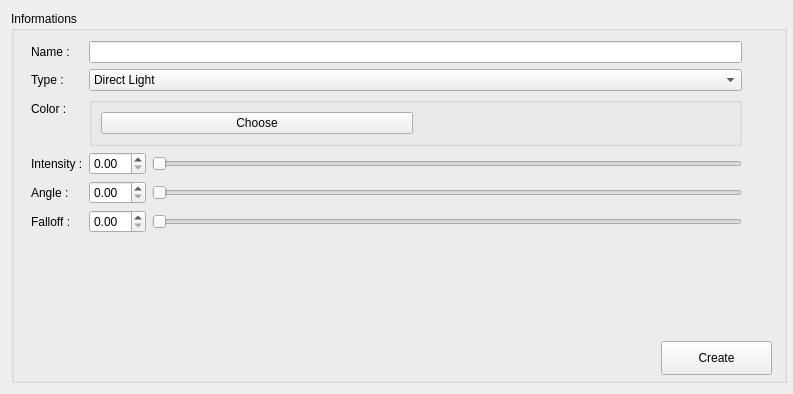
<?xml version="1.0" encoding="UTF-8"?>
<ui version="4.0">
 <class>LightCreator</class>
 <widget class="QWidget" name="LightCreator">
  <property name="geometry">
   <rect>
    <x>0</x>
    <y>0</y>
    <width>793</width>
    <height>394</height>
   </rect>
  </property>
  <property name="sizePolicy">
   <sizepolicy hsizetype="Preferred" vsizetype="Preferred">
    <horstretch>0</horstretch>
    <verstretch>0</verstretch>
   </sizepolicy>
  </property>
  <property name="windowTitle">
   <string>Form</string>
  </property>
  <layout class="QVBoxLayout" name="verticalLayout">
   <property name="rightMargin">
    <number>6</number>
   </property>
   <item>
    <widget class="QGroupBox" name="groupBox">
     <property name="title">
      <string>Informations </string>
     </property>
     <widget class="QWidget" name="formLayoutWidget">
      <property name="geometry">
       <rect>
        <x>10</x>
        <y>30</y>
        <width>761</width>
        <height>251</height>
       </rect>
      </property>
      <layout class="QFormLayout" name="formLayout">
       <property name="leftMargin">
        <number>10</number>
       </property>
       <property name="rightMargin">
        <number>40</number>
       </property>
       <item row="0" column="0">
        <widget class="QLabel" name="name_lab">
         <property name="text">
          <string>Name : </string>
         </property>
        </widget>
       </item>
       <item row="0" column="1">
        <widget class="QLineEdit" name="lineEdit"/>
       </item>
       <item row="1" column="0">
        <widget class="QLabel" name="type_lab">
         <property name="text">
          <string>Type : </string>
         </property>
        </widget>
       </item>
       <item row="1" column="1">
        <widget class="QComboBox" name="typeComboBox">
         <property name="minimumSize">
          <size>
           <width>120</width>
           <height>0</height>
          </size>
         </property>
         <item>
          <property name="text">
           <string>Direct Light</string>
          </property>
         </item>
         <item>
          <property name="text">
           <string>Omni Light</string>
          </property>
         </item>
         <item>
          <property name="text">
           <string>Point Light</string>
          </property>
         </item>
         <item>
          <property name="text">
           <string>Spot Light</string>
          </property>
         </item>
        </widget>
       </item>
       <item row="2" column="0">
        <widget class="QLabel" name="color_lab">
         <property name="text">
          <string>Color : </string>
         </property>
        </widget>
       </item>
       <item row="2" column="1">
        <widget class="QGroupBox" name="color_layout">
         <layout class="QHBoxLayout" name="layout_color">
          <item>
           <widget class="QPushButton" name="button_color">
            <property name="text">
             <string>Choose</string>
            </property>
           </widget>
          </item>
          <item>
           <widget class="QFrame" name="result_color">
            <property name="minimumSize">
             <size>
              <width>40</width>
              <height>0</height>
             </size>
            </property>
           </widget>
          </item>
         </layout>
        </widget>
       </item>
       <item row="3" column="0">
        <widget class="QLabel" name="intensity_lab">
         <property name="text">
          <string>Intensity :</string>
         </property>
        </widget>
       </item>
       <item row="4" column="0">
        <widget class="QLabel" name="angle_lab">
         <property name="text">
          <string>Angle : </string>
         </property>
        </widget>
       </item>
       <item row="5" column="0">
        <widget class="QLabel" name="falloff_lab">
         <property name="text">
          <string>Falloff :</string>
         </property>
        </widget>
       </item>
       <item row="3" column="1">
        <layout class="QHBoxLayout" name="intensity_layout">
         <item alignment="Qt::AlignLeft">
          <widget class="QDoubleSpinBox" name="intensity_spinbox"/>
         </item>
         <item>
          <widget class="QSlider" name="intensity_slider">
           <property name="orientation">
            <enum>Qt::Horizontal</enum>
           </property>
          </widget>
         </item>
        </layout>
       </item>
       <item row="4" column="1">
        <layout class="QHBoxLayout" name="angle_layout">
         <item alignment="Qt::AlignLeft">
          <widget class="QDoubleSpinBox" name="angle_spinbox"/>
         </item>
         <item>
          <widget class="QSlider" name="angle_slider">
           <property name="orientation">
            <enum>Qt::Horizontal</enum>
           </property>
          </widget>
         </item>
        </layout>
       </item>
       <item row="5" column="1">
        <layout class="QHBoxLayout" name="fallof_layout">
         <item alignment="Qt::AlignLeft">
          <widget class="QDoubleSpinBox" name="falloff_spinbox"/>
         </item>
         <item>
          <widget class="QSlider" name="falloff_slider">
           <property name="orientation">
            <enum>Qt::Horizontal</enum>
           </property>
          </widget>
         </item>
        </layout>
       </item>
      </layout>
     </widget>
     <widget class="QPushButton" name="button_create">
      <property name="geometry">
       <rect>
        <x>650</x>
        <y>330</y>
        <width>111</width>
        <height>34</height>
       </rect>
      </property>
      <property name="text">
       <string>Create</string>
      </property>
     </widget>
    </widget>
   </item>
  </layout>
 </widget>
 <resources/>
 <connections/>
</ui>
